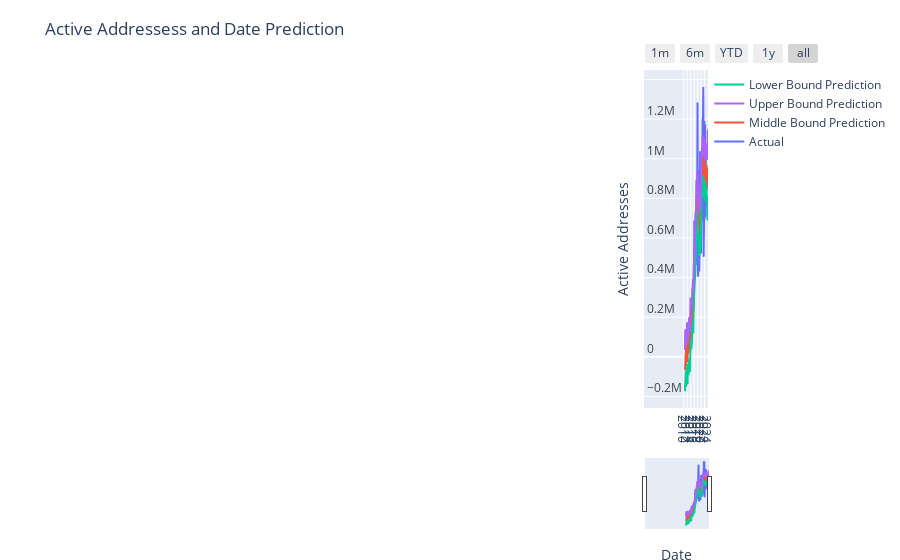

Write notebook code for a chart like this one.
### Code cell
import plotly.express as px
import plotly.graph_objects as go

fig = go.Figure()
fig.add_trace(go.Scatter(name="Actual", x=df_train['ds'], y=df_train['y'], legendrank=4))
fig.add_trace(go.Scatter(name="Middle Bound Prediction", x=prediction['ds'], y=prediction['yhat'], legendrank=2))
fig.add_trace(go.Scatter(name="Lower Bound Prediction", x=prediction['ds'], y=prediction['yhat_lower'], legendrank=1))
fig.add_trace(go.Scatter(name="Upper Bound Prediction", x=prediction['ds'], y=prediction['yhat_upper'], legendrank=1))

fig.update_xaxes(
    rangeslider_visible = True,
    rangeselector = dict(
        buttons = list([
            dict(count = 1, label = "1m", step = "month", stepmode = "backward"),
            dict(count = 6, label = "6m", step = "month", stepmode = "backward"),
            dict(count = 1, label = "YTD", step = "year", stepmode = "todate"),
            dict(count = 1, label = "1y", step = "year", stepmode = "backward"),
            dict(step = "all")
        ])
    )
)
fig.update_layout(title_text='Active Addressess and Date Prediction')
fig.update_yaxes(ticklabelposition="inside top", title="Active Addresses")
fig.update_xaxes(ticklabelposition="inside top", title="Date")
fig.update_yaxes(nticks=15)
fig.update_xaxes(nticks=20)

fig.update_layout(
    margin=dict(l=20, r=100, t=70, b=20),
)

fig.show()
fig.write_html('../static/active_addressess.html')
